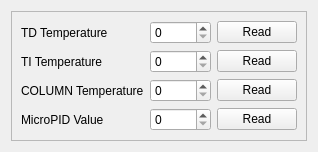
         <widget class="QWidget" name="tab_6">
          <attribute name="title">
           <string>Test Data</string>
          </attribute>
          <layout class="QVBoxLayout" name="verticalLayout_6">
           <item>
            <widget class="QFrame" name="frame_8">
             <property name="frameShape">
              <enum>QFrame::StyledPanel</enum>
             </property>
             <property name="frameShadow">
              <enum>QFrame::Raised</enum>
             </property>
             <layout class="QGridLayout" name="gridLayout_6" columnstretch="0,3,1">
              <item row="2" column="0">
               <widget class="QLabel" name="labelTestDataCOLUMNTemperature">
                <property name="sizePolicy">
                 <sizepolicy hsizetype="Fixed" vsizetype="Preferred">
                  <horstretch>0</horstretch>
                  <verstretch>0</verstretch>
                 </sizepolicy>
                </property>
                <property name="text">
                 <string>COLUMN Temperature</string>
                </property>
               </widget>
              </item>
              <item row="2" column="1">
               <widget class="QSpinBox" name="spinBoxTestDataCOLUMNTemperature">
                <property name="maximum">
                 <number>65535</number>
                </property>
               </widget>
              </item>
              <item row="1" column="0">
               <widget class="QLabel" name="labelTestDataTITemperature">
                <property name="sizePolicy">
                 <sizepolicy hsizetype="Fixed" vsizetype="Preferred">
                  <horstretch>0</horstretch>
                  <verstretch>0</verstretch>
                 </sizepolicy>
                </property>
                <property name="text">
                 <string>TI Temperature</string>
                </property>
               </widget>
              </item>
              <item row="1" column="1">
               <widget class="QSpinBox" name="spinBoxTestDataTITemperature">
                <property name="maximum">
                 <number>65535</number>
                </property>
               </widget>
              </item>
              <item row="0" column="0">
               <widget class="QLabel" name="labelTestDataTDTemperature">
                <property name="sizePolicy">
                 <sizepolicy hsizetype="Fixed" vsizetype="Preferred">
                  <horstretch>0</horstretch>
                  <verstretch>0</verstretch>
                 </sizepolicy>
                </property>
                <property name="text">
                 <string>TD Temperature</string>
                </property>
               </widget>
              </item>
              <item row="0" column="2">
               <widget class="QPushButton" name="btnReadTestDataTDTemperature">
                <property name="text">
                 <string>Read</string>
                </property>
               </widget>
              </item>
              <item row="3" column="1">
               <widget class="QSpinBox" name="spinBoxTestDataMicroPIDValue">
                <property name="maximum">
                 <number>65535</number>
                </property>
               </widget>
              </item>
              <item row="3" column="2">
               <widget class="QPushButton" name="btnReadTestDataMicroPIDValue">
                <property name="text">
                 <string>Read</string>
                </property>
               </widget>
              </item>
              <item row="0" column="1">
               <widget class="QSpinBox" name="spinBoxTestDataTDTemperature">
                <property name="maximum">
                 <number>65535</number>
                </property>
               </widget>
              </item>
              <item row="2" column="2">
               <widget class="QPushButton" name="btnReadTestDataCOLUMNTemperature">
                <property name="text">
                 <string>Read</string>
                </property>
               </widget>
              </item>
              <item row="3" column="0">
               <widget class="QLabel" name="labelTestDataMicroPIDValue">
                <property name="sizePolicy">
                 <sizepolicy hsizetype="Fixed" vsizetype="Preferred">
                  <horstretch>0</horstretch>
                  <verstretch>0</verstretch>
                 </sizepolicy>
                </property>
                <property name="text">
                 <string>MicroPID Value</string>
                </property>
               </widget>
              </item>
              <item row="1" column="2">
               <widget class="QPushButton" name="btnReadTestDataTITemperature">
                <property name="text">
                 <string>Read</string>
                </property>
               </widget>
              </item>
             </layout>
            </widget>
           </item>
          </layout>
         </widget>
